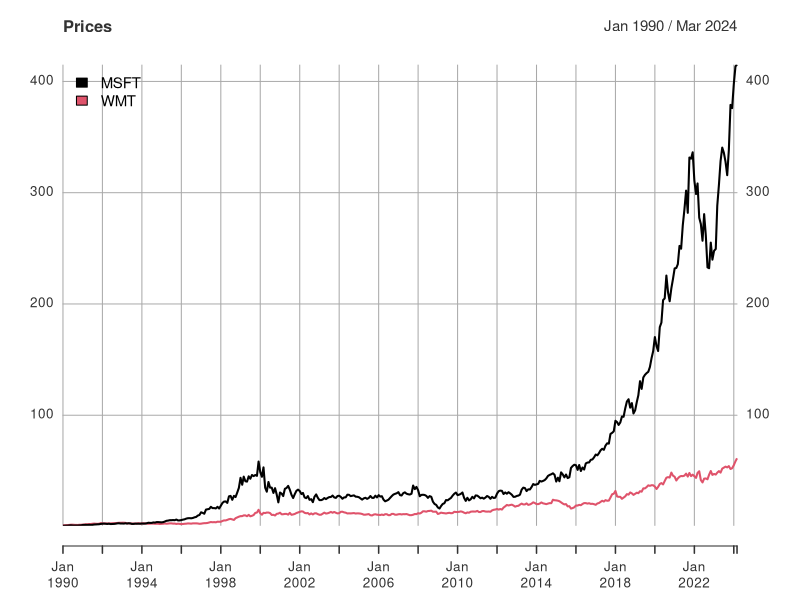

The R script that drew this image:
## ---- chunk 1
library(xts)

mw_df <- readxl::read_excel("msft_wmt.xlsx")   # <-- change filename

# ignore the date column
mw_df = mw_df[,-1]

# Jan 1990 to March 2024
# create an xts object, but first create the date. 
idx <- seq(from = as.Date("1990-01-01"), by = "month", length.out = nrow(mw_df))
prices.xts <- xts(mw_df, order.by = idx)

# just display month-year without date
index(prices.xts) <- as.yearmon(index(prices.xts))  
head(prices.xts)


plot(prices.xts, legend.loc = "topleft", main = "Prices")

## ---- chunk 2
# log return for both msft and wmt
logret.xts <- diff(log(prices.xts)) 
logret.xts <- na.omit(logret.xts)   # removes the first NA created by diff()
colnames(logret.xts) <- c("msft", "wmt")  # name the column
## ---- chunk 3
cov(logret.xts)
## ---- chunk 4

msopt <- logret.xts$wmt-logret.xts$msft

minvar <- lm(logret.xts$wmt ~ msopt)
summary(minvar)
